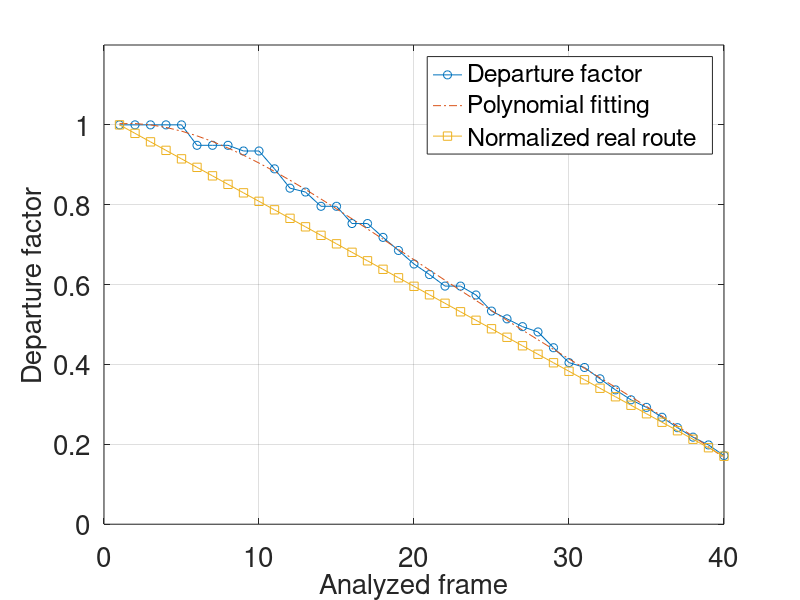
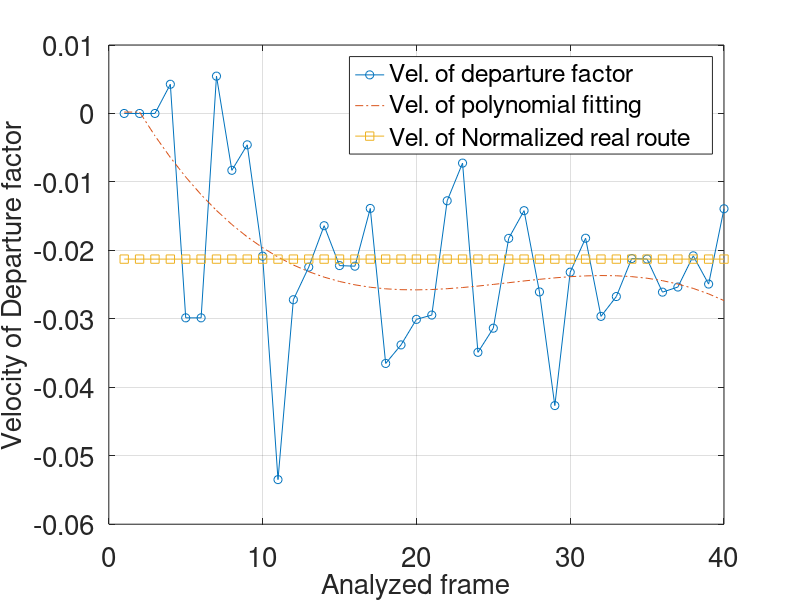

These figures' MATLAB source, in order:
%
D = [1 1 1 1 1 0.948818082919852 0.948818082919852 0.948818082919852 0.9345794392523364 0.9345794392523364 0.889897623494436 0.8414980995094927 0.831772373845084 0.7961028173126276 0.7961028173126276 0.7529087573001881 0.7529087573001881 0.7182694827083022 0.6854652927635529 0.6515784540488859 0.6250945774760277 0.5962528092405807 0.5962528092405807 0.5739433014490868 0.5336537099741283 0.5142010312710467 0.4947207726332165 0.481436207346245 0.4419198983800649 0.4046451535474518 0.3924766778092623 0.3641096998809433 0.3363697167808266 0.3115011196251084 0.2925297963997829 0.2677571947705807 0.2416836539206449 0.2179699929147216 0.1985018741423696 0.1718579322302972];
E = [1:40];
R=linspace(23.5,4,40);
R=R/max(R);

p = polyfit(E,D,4);
Dfit=polyval(p,E);
    figure(1)
	graph = plot(E, D,'-o', E, Dfit,'-.', E, R,'-s');
	grid;
	hx=xlabel('Analyzed frame');
	hy=ylabel('Departure factor');
	ylim([0 1.2]);
    legend('Departure factor','Polynomial fitting','Normalized real route')

  
	FONTSIZE=20;
	hf = gcf();%% current figure
	ha = gca();%% current axis object. 
	set(ha,'fontsize',FONTSIZE);%% cambia solamente los ejes
	%set(ht,'fontsize',FONTSIZE);%% cambia solamente el titulo
	set(hx,'fontsize',FONTSIZE);%% cambia solamente el texto de x
	set(hy,'fontsize',FONTSIZE);%% cambia solamente el texto de y

	print (hf ,'grapha_b.eps','-deps','-tight',['-F:',int2str(FONTSIZE)]);
  
  %%%%%%%%%%%%%%%%%%%%%%%%%%%%%%%%%%DERIVADA%%%%%%%%%%%%%%%%%%%%%%%%%%%%%
  
  V(1) = 0;
  V(2) = 0;
  for n=3:38
    V(n) = (-D(n+2)+8.*D(n+1)-8.*D(n-1)+D(n-2))/12;
  end
  V(39) = (-D(40)+8.*D(40)-8.*D(38)+D(37))/12;
  V(40) = (-D(40)+8.*D(40)-8.*D(39)+D(38))/12;
  

  Vfit=[Dfit 0]-[0 Dfit];
  Vfit=Vfit(2:(end-1));
  Vfit=[Vfit(1) Vfit];

  Vnorm=[R 0]-[0 R];
  Vnorm=Vnorm(2:(end-1));
  Vnorm=[Vnorm(1) Vnorm];

  figure(2);
  graph = plot (E, V,'-o', E, Vfit,'-.', E, Vnorm,'-s');
  grid;
  hx=xlabel('Analyzed frame');
	hy=ylabel('Velocity of Departure factor');
	ylim([-0.06 0.01]);
    legend('Vel. of departure factor','Vel. of polynomial fitting','Vel. of Normalized real route')
  
  
	FONTSIZE=20;
	hf2 = gcf();%% current figure
	ha = gca();%% current axis object. 
	set(ha,'fontsize',FONTSIZE);%% cambia solamente los ejes
	%set(ht,'fontsize',FONTSIZE);%% cambia solamente el titulo
	set(hx,'fontsize',FONTSIZE);%% cambia solamente el texto de x
	set(hy,'fontsize',FONTSIZE);%% cambia solamente el texto de y
	print (hf2 ,'graphvelocity.eps','-deps','-tight',['-F:',int2str(FONTSIZE)]);
  
